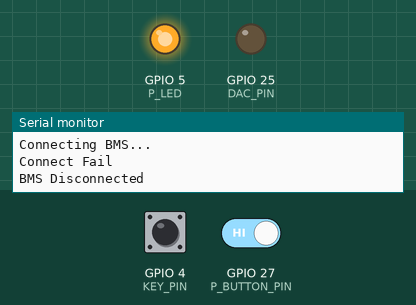
Recording of a sketch running on a simulated ESP32. Shown: output pins drawn as LEDs (lit = HIGH), the last lines printed to the serial monitor. The inputs (shaded band) are chosen by the test bench; at power-on: GPIO 4 (KEY_PIN) LOW, GPIO 27 (P_BUTTON_PIN) HIGH. Nothing arrives over Bluetooth unless stated.

Above: at 2.8 s.
2.9 s: GPIO 4 (KEY_PIN) pulled HIGH for 1.15 s
At 4.8 s:
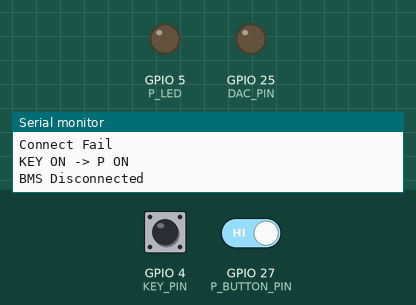
7.5 s: GPIO 4 (KEY_PIN) pulled HIGH for 3.2 s
At 12.9 s:
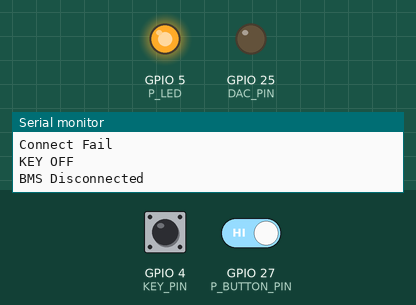
13.5 s: GPIO 4 (KEY_PIN) driven HIGH and GPIO 27 (P_BUTTON_PIN) driven LOW
Timing chart, 0 to 16.5 s (numbered marks = the images above; inputs shaded):
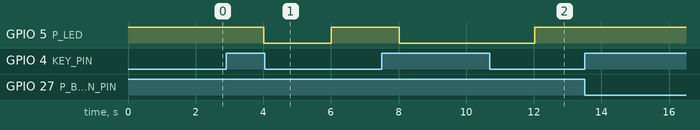

Measured:
- after the input at 2.9 s, GPIO 5 (P_LED): HIGH → LOW after 1.1 s, → HIGH 2.0 s later
- after the input at 7.5 s, GPIO 5 (P_LED): HIGH → LOW after 0.52 s, → HIGH 4.0 s later

The sketch:

911_custom_V2.ino
```cpp
#include <BLEDevice.h>
#include <BLEUtils.h>
#include <BLEClient.h>

// =====================================================
// PIN CONFIG
// =====================================================
#define KEY_PIN       4
#define BRAKE_PIN     26
#define P_LED         5
#define P_BUTTON_PIN  27
#define DAC_PIN       25

// =====================================================
// P STATE
// =====================================================
bool pState = false;

bool oldKeyState = false;
bool oldPButtonState = HIGH;

unsigned long lastButtonTime = 0;
const uint32_t debounceMs = 50;

// =====================================================
// BLE
// =====================================================
BLEClient* pClient = nullptr;
BLERemoteCharacteristic* pChar = nullptr;

bool connected = false;

BLEAddress addr("01:26:45:58:B0:46");

BLEUUID serviceUUID("0000FFE0-0000-1000-8000-00805F9B34FB");
BLEUUID charUUID("0000FFE1-0000-1000-8000-00805F9B34FB");

uint8_t loginCmd[] =
{
    0xA5,0x0B,0x00,0x58,0x58,
    0x19,0x0A,0x1E,
    0x0E,0x28,0x0D
};

// =====================================================
// UPDATE P LED
// =====================================================
void updatePIndicator()
{
    digitalWrite(P_LED, pState ? LOW : HIGH);
}

// =====================================================
// DAC OUTPUT FROM SOC
// =====================================================
void updateBatteryDisplay(uint8_t soc)
{

    soc = constrain(soc, 0, 100);

    int dacValue = map(soc, 0, 100, 160, 182);
    if(digitalRead(4)){
       dacWrite(DAC_PIN, dacValue);
    } else
    {
        dacWrite(DAC_PIN, 0);
    }

    Serial.print("SOC = ");
    Serial.print(soc);
    Serial.print("%   DAC = ");
    Serial.print(dacValue);
    Serial.print("   Voltage = ");
    Serial.println(dacValue * 3.3f / 255.0f, 2);
}

// =====================================================
// BLE NOTIFY CALLBACK
// =====================================================
void notifyCallback(
    BLERemoteCharacteristic* c,
    uint8_t* data,
    size_t len,
    bool isNotify)
{
    if(len < 12)
        return;

    uint8_t soc = data[11];

    updateBatteryDisplay(soc);
}

// =====================================================
// CONNECT BMS
// =====================================================
bool connectBMS()
{
    Serial.println("Connecting BMS...");

    pClient = BLEDevice::createClient();

    if(!pClient->connect(addr))
    {
        Serial.println("Connect Fail");
        return false;
    }

    Serial.println("Connected");

    BLERemoteService* service =
        pClient->getService(serviceUUID);

    if(service == nullptr)
    {
        Serial.println("No FFE0");

        pClient->disconnect();

        return false;
    }

    pChar = service->getCharacteristic(charUUID);

    if(pChar == nullptr)
    {
        Serial.println("No FFE1");

        pClient->disconnect();

        return false;
    }

    pChar->registerForNotify(notifyCallback);

    delay(500);

    Serial.println("Send Login");

    pChar->writeValue(
        loginCmd,
        sizeof(loginCmd),
        true);

    connected = true;

    Serial.println("BMS Ready");

    return true;
}

// =====================================================
// HANDLE KEY
// =====================================================
void handleKey()
{
    bool keyState = digitalRead(KEY_PIN);

    // KEY ON EDGE
    if(keyState && !oldKeyState)
    {
        pState = true;

        updatePIndicator();

        Serial.println("KEY ON -> P ON");
    }

    // KEY OFF EDGE
    if(!keyState && oldKeyState)
    {
        pState = false;

        updatePIndicator();

        dacWrite(DAC_PIN, 0);

        Serial.println("KEY OFF");
    }

    oldKeyState = keyState;
}

// =====================================================
// HANDLE P BUTTON
// =====================================================
void handlePButton()
{
    if(!digitalRead(KEY_PIN))
        return;

    bool buttonState = digitalRead(P_BUTTON_PIN);

    if(oldPButtonState == HIGH &&
       buttonState == LOW &&
       millis() - lastButtonTime > debounceMs)
    {
        lastButtonTime = millis();

        pState = !pState;

        updatePIndicator();

        Serial.print("P BUTTON -> ");
        Serial.println(pState ? "P ON" : "P OFF");
    }

    oldPButtonState = buttonState;
}

// =====================================================
// BLE CHECK
// =====================================================
void handleBLE()
{
    if(pClient && !pClient->isConnected())
    {
        connected = false;

        Serial.println("BMS Disconnected");

        delay(2000);

        connectBMS();
    }
}

// =====================================================
// SETUP
// =====================================================
void setup()
{
    Serial.begin(115200);

    // INPUT
    pinMode(KEY_PIN, INPUT_PULLDOWN);
    pinMode(BRAKE_PIN, INPUT_PULLDOWN);

    pinMode(P_BUTTON_PIN, INPUT_PULLUP);

    // OUTPUT
    pinMode(P_LED, OUTPUT);
    pinMode(DAC_PIN, OUTPUT);

    digitalWrite(P_LED, HIGH);
    dacWrite(DAC_PIN, 0);

    // BLE
    BLEDevice::init("");

    connectBMS();
}

// =====================================================
// LOOP
// =====================================================
void loop()
{
    handleKey();

    handlePButton();

    handleBLE();

    delay(5);
}
```
